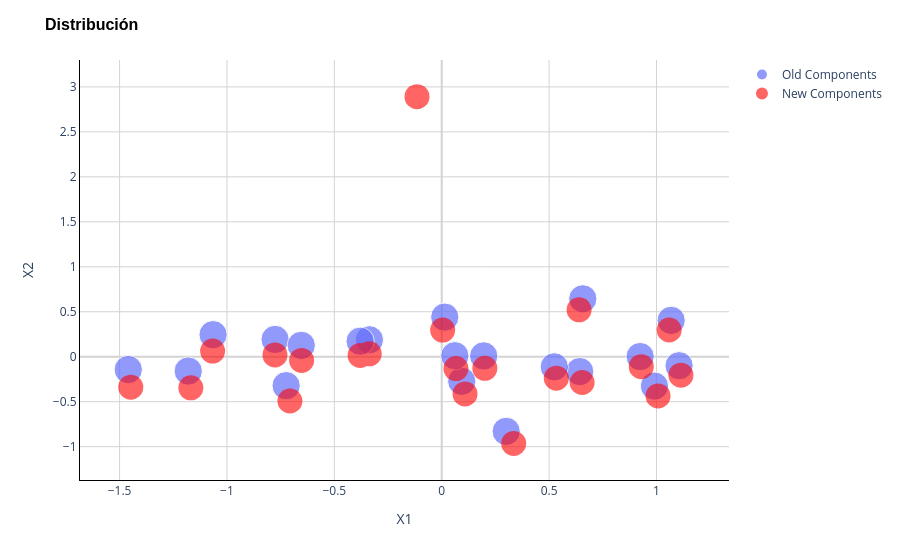

The notebook cell this image was saved under:
### Code cell
# Existing scatter plot
figure = px.scatter(
    x=pca.iloc[:, 0],
    y=pca.iloc[:, 1],
    size=[1] * pca.shape[0],
)

figure.data[0].name = 'Old Components'
figure.data[0].showlegend = True

# Add another scatter plot with cross markers
figure.add_scatter(
    x=pca2.iloc[:, 0],
    y=pca2.iloc[:, 1],
    mode='markers',
    marker=dict(size=25, color='red'),
    name='New Components',
    opacity=0.6
)

# Update layout
figure.update_layout(
    title='Distribución',
    title_font=dict(size=16, family='Arial', color='black', weight='bold'),
    xaxis_title='X1',
    yaxis_title='X2',
    plot_bgcolor='white',
    yaxis=dict(showgrid=True, gridcolor='LightGray', showline=True, linecolor='Black', zeroline=True, zerolinecolor='LightGray'),
    xaxis=dict(showgrid=True, gridcolor='LightGray', showline=True, linecolor='Black', zeroline=True, zerolinecolor='LightGray'),
)

figure.show()

### Figure 1 — Plotly figure (JSON) as saved in the notebook; plotly's stock layout.template omitted (floating-point values rounded to 4 significant figures)
{"data": [{"hovertemplate": "x=%{x}<br>y=%{y}<br>size=%{marker.size}<extra></extra>", "legendgroup": "", "marker": {"color": "#636efa", "size": [1, 1, 1, 1, 1, 1, 1, 1, 1, 1, 1, 1, 1, 1, 1, 1, 1, 1, 1, 1], "sizemode": "area", "sizeref": 0.0025, "symbol": "circle"}, "mode": "markers", "name": "Old Components", "orientation": "v", "showlegend": true, "type": "scatter", "x": [0.01411, 0.09318, 0.6425, -1.18, -0.7759, -1.46, -0.7244, 1.105, 0.3002, 0.9906, -0.6541, 0.657, 0.924, -0.3368, -0.38, 0.1954, -1.065, 0.06099, 1.068, 0.5242], "xaxis": "x", "y": [0.44, -0.2729, -0.1653, -0.1596, 0.1918, -0.143, -0.3222, -0.0999, -0.8301, -0.3266, 0.1263, 0.6434, 0.001636, 0.1882, 0.1721, 0.008832, 0.2452, 0.01086, 0.4041, -0.1127], "yaxis": "y"}, {"marker": {"color": "red", "size": 25}, "mode": "markers", "name": "New Components", "opacity": 0.6, "type": "scatter", "x": [0.004329, 0.1085, 0.6537, -1.168, -0.7765, -1.448, -0.7069, 1.114, 0.3351, 1.007, -0.6524, 0.6396, 0.9291, -0.3374, -0.3801, 0.2008, -1.067, 0.06632, 1.059, 0.5336, -0.1151], "y": [0.2956, -0.414, -0.2871, -0.3458, 0.01969, -0.339, -0.4922, -0.2054, -0.9635, -0.4361, -0.04146, 0.5216, -0.1103, 0.03161, 0.01401, -0.1289, 0.06284, -0.1316, 0.2969, -0.2387, 2.892]}], "layout": {"legend": {"itemsizing": "constant", "tracegroupgap": 0}, "margin": {"t": 60}, "plot_bgcolor": "white", "title": {"font": {"color": "black", "family": "Arial", "size": 16, "weight": "bold"}, "text": "Distribución"}, "xaxis": {"anchor": "y", "domain": [0, 1], "gridcolor": "LightGray", "linecolor": "Black", "showgrid": true, "showline": true, "title": {"text": "X1"}, "zeroline": true, "zerolinecolor": "LightGray"}, "yaxis": {"anchor": "x", "domain": [0, 1], "gridcolor": "LightGray", "linecolor": "Black", "showgrid": true, "showline": true, "title": {"text": "X2"}, "zeroline": true, "zerolinecolor": "LightGray"}}}
